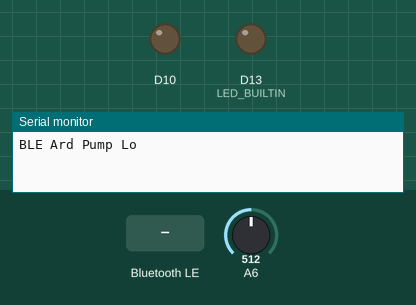
Bench run of a sketch on a simulated Arduino Nano 33 IoT. Shown: output pins drawn as LEDs (lit = HIGH), the last lines printed to the serial monitor. The inputs (shaded band) are chosen by the test bench; at power-on: A6 = 512. Nothing arrives over Bluetooth unless stated; a phone connects over Bluetooth LE 3 s after start.

Above: at 1.2 s.
1.3 s: Bluetooth LE write "1" received
At 4.0 s:
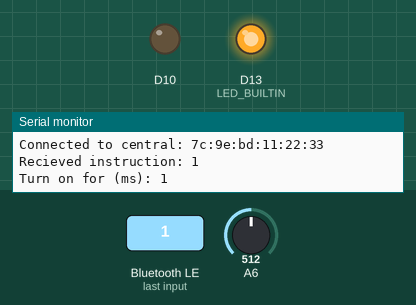
4.3 s: Bluetooth LE write "0" received
Timing chart, 0 to 7.3 s (numbered marks = the images above; inputs shaded):
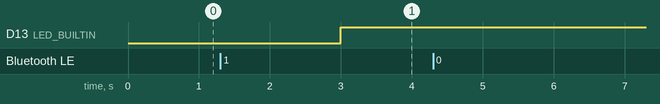

The sketch:

BLEembedded.ino
```cpp
#include <ArduinoBLE.h>

#include "SmartPump.h"
#include "HWDef.h"
#include "DigitalOutput.h"

long previousMillis = 0;
int interval = 0;
int ledState = LOW;

BLEService pump_service(PUMP_SERVICE_ATTR_ID);

BLELongCharacteristic pump_attr(PUMP_ATTR_ID, BLERead | BLEWrite);
BLEBoolCharacteristic pump_status_attr(PUMP_STATUS_ATTR_ID, BLERead);
BLEFloatCharacteristic humidity_attr(HUMIDITY_ATTR_ID, BLERead | BLEWrite);

//
CSmartPump smart_pump(PUMP_DIGITAL_PIN, PUMP_ANALOGUE_PIN);
CDigitalOutput connection_indicator(LED_BUILTIN, false);

template <typename T>
void safe_println(T msg)
{
    if (!Serial)
        return;

    Serial.println(msg);
}

template <typename T>
void safe_print(T msg)
{
    if (!Serial)
        return;

    Serial.print(msg);
}

void setup()
{
    Serial.begin(9600);

    // begin initialization
    if (!BLE.begin())
    {
        safe_println("starting BLE failed!");

        while (1)
            ;
    }

    // set advertised local name and service UUID:
    BLE.setLocalName("Ard Pump Lo");
    BLE.setAdvertisedService(pump_service);

    // add the characteristic to the service
    pump_service.addCharacteristic(pump_attr);
    pump_service.addCharacteristic(pump_status_attr);
    pump_service.addCharacteristic(humidity_attr);

    // add service
    BLE.addService(pump_service);

    // set the initial value for the characteristic:
    pump_attr.writeValue(0);
    pump_status_attr.writeValue(false);

    // start advertising
    BLE.advertise();

    safe_println("BLE Ard Pump Lo");
}

void update()
{
    smart_pump.Update();
    connection_indicator.Update();
}

void on_pump_attr_change()
{
    auto written_val = pump_attr.value();
    safe_print("Recieved instruction: ");
    safe_println(written_val);

    if (written_val == -1)
    {
        safe_println("Pump on");

        smart_pump.TurnOn();
    }
    else if (written_val == 0)
    {
        safe_println("Pump off");

        smart_pump.TurnOff();
    }
    else if (written_val > 0)
    {
        safe_print("Turn on for (ms): ");
        safe_println(written_val);

        smart_pump.TurnOnFor(written_val);
    }
    else
    {
        safe_print("Pump unhandled instruction: ");
        safe_println(written_val);
    }
}

void connected_loop()
{
    update();

    auto humidity_V = smart_pump.GetHumidityVoltage();
    humidity_attr.writeValue(humidity_V);
    pump_status_attr.writeValue(smart_pump.IsOn());

    if (pump_attr.written())
    {
        on_pump_attr_change();
    }
}

void loop()
{
    update();

    if (BLEDevice central = BLE.central())
    {

        safe_print("Connected to central: ");
        safe_println(central.address());

        connection_indicator.TurnOn();

        while (central.connected())
        {
            connected_loop();
        }

        safe_print("Disconnected from central: ");
        safe_println(central.address());
        connection_indicator.TurnOff();
    }
}
```

AnalogueInput.cpp
```cpp
#include "AnalogueInput.h"

CAnalogueInput::CAnalogueInput(pin_id_type pin, bool pull_up,
                               float averaging_time_constant_samples /*= 10*/)
    : m_Pin(pin)
    , m_PullUp(false)
    , m_AveragingTimeConstant_samples(averaging_time_constant_samples)
    , m_AveragedVoltage(0)
    , m_FirstSample(true)
    , kStepResolution(AIN_FULL_RANGE_V / AIN_LEVELS)
{
    pinMode(m_Pin, INPUT);

    if (pull_up)
        SetPullUp();
}

void CAnalogueInput::SetPullUp() { digitalWrite(m_Pin, INPUT_PULLUP); }

void CAnalogueInput::Update()
{
    if (m_AveragingTimeConstant_samples <= 1.0f || m_FirstSample)
    {
        m_AveragedVoltage = _GetVoltage();
        m_FirstSample = false;
        return;
    }

    float alpha = 1.0f / m_AveragingTimeConstant_samples;
    m_AveragedVoltage = alpha * _GetVoltage() + (1 - alpha) * m_AveragedVoltage;
}

float CAnalogueInput::_GetVoltage()
{
    return kStepResolution * analogRead(m_Pin);
}

float CAnalogueInput::GetVoltage()
{
    if (m_FirstSample)
    {
        Update();
    }

    return m_AveragedVoltage;
}
```

AnalogueInput.h
```cpp
#pragma once

#include "HWDef.h"

#include "IEventLoopEntity.h"

class CAnalogueInput : public IEventLoopEntity
{
  public:
    CAnalogueInput(pin_id_type pin, bool pull_up,
                   float averaging_time_constant_samples = 10);

    /// Returns the exponentially averaged voltage
    float GetVoltage();

    void SetPullUp();

    void Update() override;

  private:
    float _GetVoltage();

    const float kStepResolution;

    pin_id_type m_Pin;
    bool m_PullUp;

    //
    bool m_FirstSample;
    float m_AveragedVoltage;
    float m_AveragingTimeConstant_samples;
};
```

DigitalOutput.cpp
```cpp
#include "DigitalOutput.h"

namespace {
bool _xor(bool A, bool B) { return !A != !B; }
} // namespace

CDigitalOutput::CDigitalOutput(pin_id_type pin, bool inverted_output)
    : m_Pin(pin)
    , m_InvertedOutput(inverted_output)
    , m_OutputState(OutputStates::OFF)
    , m_Status(Statuses::READY)
{
    pinMode(pin, OUTPUT);
    SetState(OutputStates::OFF);

    m_TimeActivated_ms = millis();
}

void CDigitalOutput::SetState(OutputStates new_state)
{
    // Cancel Any timed activation

    m_Status = Statuses::READY;

    m_OutputState = new_state;

    auto pin_state =
        pin_state_type{_xor(static_cast<bool>(new_state), m_InvertedOutput)};
    digitalWrite(m_Pin, pin_state);
}

OutputStates CDigitalOutput::GetOutputState() { return m_OutputState; }

void CDigitalOutput::TurnOn() { SetState(OutputStates::ON); }
void CDigitalOutput::TurnOff() { SetState(OutputStates::OFF); }

void CDigitalOutput::TurnOnFor(time_ms_type activation_duration_ms)
{
    m_TimeActivated_ms = millis();
    m_ActivationDuration_ms = activation_duration_ms;

    SetState(OutputStates::ON);
    m_Status = Statuses::RUNNING;
}

void CDigitalOutput::Update()
{
    if (m_Status != Statuses::RUNNING)
    {
        return;
    }

    if ((millis() - m_TimeActivated_ms) > m_ActivationDuration_ms)
    {
        SetState(OutputStates::OFF);
    }
}
```

DigitalOutput.h
```cpp
#pragma once

#include "HWDef.h"
#include "IEventLoopEntity.h"

enum class OutputStates : pin_state_type {
    OFF = false,
    ON = true,
};

enum class Statuses : int { NOT_READY = 0,
                            READY,
                            RUNNING };

class CDigitalOutput : IEventLoopEntity
{
  public:
    CDigitalOutput(pin_id_type pin, bool inverted_output);

    // Turn on the pin - this cancels any timed activation
    void TurnOn();

    // Turn off the pin - this cancels any timed activation
    void TurnOff();

    // Enter a timed activation of the pin (ms) - requires polling of the event
    // loop via Update
    void TurnOnFor(time_ms_type activation_duration_ms);

    // Get the status
    Statuses GetStatus();

    // Get the current pin state
    OutputStates GetOutputState();

    //
    void Update() override;

  private:
    void SetState(OutputStates new_state);

  private:
    pin_id_type m_Pin;
    bool m_InvertedOutput;

    time_ms_type m_TimeActivated_ms;
    time_ms_type m_ActivationDuration_ms;

    OutputStates m_OutputState;
    Statuses m_Status;
};
```

HWDef.cpp
```cpp
#include "HWDef.h"

// Values

const unsigned long SERIAL_PORT_BAUD_RATE{115200};

const int DT_WAIT_FOR_SERIAL_PORT_MS{2000};

// Scaling

const int AIN_LEVELS{1023};
const float AIN_FULL_RANGE_V{3.3f};

// Pin Allocations

extern const pin_id_type PUMP_DIGITAL_PIN{10};
extern const pin_id_type PUMP_ANALOGUE_PIN{A6};

// Id's

extern const char PUMP_SERVICE_ATTR_ID[]{'1', '8', '0', 'A', '\0'};

extern const char PUMP_ATTR_ID[]{'2', 'A', '6', '7', '\0'};
extern const char PUMP_STATUS_ATTR_ID[]{'2', 'A', '6', '8', '\0'};
extern const char HUMIDITY_ATTR_ID[]{'2', 'A', '6', '9', '\0'};
```

HWDef.h
```cpp
#pragma once

#include "Arduino.h"

using pin_id_type = uint8_t;
using pin_state_type = bool;

using time_ms_type = long;

// Values

extern const unsigned long SERIAL_PORT_BAUD_RATE;

extern const int DT_WAIT_FOR_SERIAL_PORT_MS;

// Scaling

extern const int AIN_LEVELS;
extern const float AIN_FULL_RANGE_V;

// Pin Allocations

extern const pin_id_type PUMP_DIGITAL_PIN;
extern const pin_id_type PUMP_ANALOGUE_PIN;

// Attr Id's

extern const char PUMP_SERVICE_ATTR_ID[];

extern const char PUMP_ATTR_ID[];
extern const char PUMP_STATUS_ATTR_ID[];
extern const char HUMIDITY_ATTR_ID[];
```

IEventLoopEntity.h
```cpp
#pragma once

class IEventLoopEntity
{
  public:
    // Poll method for quasi-async behaviour
    virtual void Update() = 0;
};
```

SmartPump.cpp
```cpp
#include "SmartPump.h"

CSmartPump::CSmartPump(pin_id_type pump_pin, pin_id_type sensor_pin)
    : m_Pump(pump_pin, false)
    , m_HumiditySensor(sensor_pin, false)
{}

void CSmartPump::Update()
{
    m_Pump.Update();
    m_HumiditySensor.Update();
}

void CSmartPump::TurnOn()
{
    m_Pump.TurnOn();
}

bool CSmartPump::IsOn()
{
    return m_Pump.GetOutputState() == OutputStates::ON;
}

void CSmartPump::TurnOff()
{
    m_Pump.TurnOff();
}

void CSmartPump::TurnOnFor(time_ms_type activation_ms)
{
    m_Pump.TurnOnFor(activation_ms);
}

float CSmartPump::GetHumidityVoltage()
{
    return m_HumiditySensor.GetVoltage();
}
```

SmartPump.h
```cpp
#pragma once

#include "IEventLoopEntity.h"

#include "DigitalOutput.h"
#include "AnalogueInput.h"

// Container class composing the IO for a smart pump (digital output + humidity
// sensor input)
class CSmartPump : public IEventLoopEntity
{
  public:
    CSmartPump(pin_id_type pump_pin, pin_id_type sensor_pin);

    CDigitalOutput & GetPump() { return m_Pump; }

    CAnalogueInput & GetHumiditySensor() { return m_HumiditySensor; }

    void Update() override;

    void TurnOff();
    void TurnOn();

    bool IsOn();

    void TurnOnFor(time_ms_type activation_ms);
    float GetHumidityVoltage();

  private:
    CDigitalOutput m_Pump;
    CAnalogueInput m_HumiditySensor;
};
```
